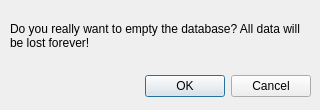
<?xml version="1.0" encoding="UTF-8"?>
<ui version="4.0">
 <class>Dialog</class>
 <widget class="QDialog" name="Dialog">
  <property name="geometry">
   <rect>
    <x>0</x>
    <y>0</y>
    <width>320</width>
    <height>110</height>
   </rect>
  </property>
  <property name="windowTitle">
   <string>Dialog</string>
  </property>
  <widget class="QDialogButtonBox" name="buttonBox">
   <property name="geometry">
    <rect>
     <x>10</x>
     <y>70</y>
     <width>301</width>
     <height>32</height>
    </rect>
   </property>
   <property name="orientation">
    <enum>Qt::Horizontal</enum>
   </property>
   <property name="standardButtons">
    <set>QDialogButtonBox::Cancel|QDialogButtonBox::Ok</set>
   </property>
  </widget>
  <widget class="QLabel" name="lbl_text">
   <property name="geometry">
    <rect>
     <x>10</x>
     <y>10</y>
     <width>301</width>
     <height>51</height>
    </rect>
   </property>
   <property name="text">
    <string>Do you really want to empty the database? All data will be lost forever!</string>
   </property>
   <property name="scaledContents">
    <bool>false</bool>
   </property>
   <property name="wordWrap">
    <bool>true</bool>
   </property>
  </widget>
 </widget>
 <resources/>
 <connections>
  <connection>
   <sender>buttonBox</sender>
   <signal>accepted()</signal>
   <receiver>Dialog</receiver>
   <slot>accept()</slot>
   <hints>
    <hint type="sourcelabel">
     <x>248</x>
     <y>254</y>
    </hint>
    <hint type="destinationlabel">
     <x>157</x>
     <y>274</y>
    </hint>
   </hints>
  </connection>
  <connection>
   <sender>buttonBox</sender>
   <signal>rejected()</signal>
   <receiver>Dialog</receiver>
   <slot>reject()</slot>
   <hints>
    <hint type="sourcelabel">
     <x>316</x>
     <y>260</y>
    </hint>
    <hint type="destinationlabel">
     <x>286</x>
     <y>274</y>
    </hint>
   </hints>
  </connection>
 </connections>
</ui>
